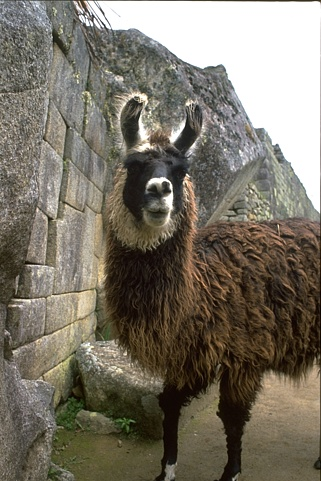
%> input picture 6046o.jpg, 321 x 481 px
$ octave --eval "result = kirschedge(imread('6046o.jpg'));"   (GNU Octave 9; MATLAB toolbox functions it lacks are replaced by stand-ins)
%> lines starting %> are read from the running program, lines starting %| are printed output that depends on the picture; in (x1, y1, x2, y2) boxes, pixels count from 0 and x2, y2 are one past the last pixel; in counts of white or black regions, pixels touching at a corner belong together; the program's own positions count from 1
%A FUNCTION TO DETECT EDGES IN THE IMAGE

function y=kirschedge(x)

    %x=double(x);


    g1=[5,5,5; -3,0,-3; -3,-3,-3];
    g2=[5,5,-3; 5,0,-3; -3,-3,-3];
    g3=[5,-3,-3; 5,0,-3; 5,-3,-3];
    g4=[-3,-3,-3; 5,0,-3; 5,5,-3];
    g5=[-3,-3,-3; -3,0,-3; 5,5,5];
    g6=[-3,-3,-3; -3,0,5;-3,5,5];
    g7=[-3,-3,5; -3,0,5;-3,-3,5];
    g8=[-3,5,5; -3,0,5;-3,-3,-3];


    x1=imfilter(x,g1,'replicate');
    x2=imfilter(x,g2,'replicate');
    x3=imfilter(x,g3,'replicate');
    x4=imfilter(x,g4,'replicate');
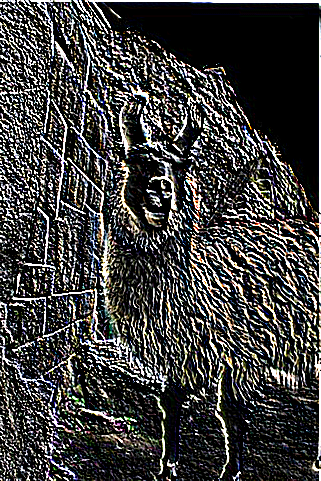
%> x4: size 481x321x3 uint8; mean R, G, B 62.6, 62, 61.2
    x5=imfilter(x,g5,'replicate');
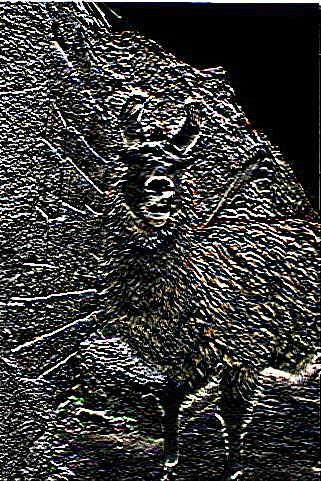
%> x5: size 481x321x3 uint8; mean R, G, B 55.1, 54.4, 53.4
    x6=imfilter(x,g6,'replicate');
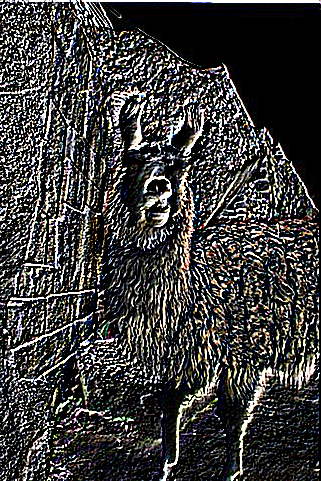
%> x6: size 481x321x3 uint8; mean R, G, B 60.8, 60, 59.1
    x7=imfilter(x,g7,'replicate');
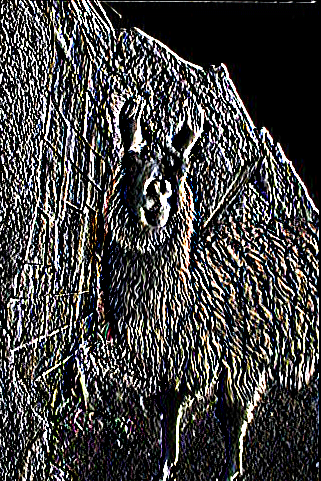
%> x7: size 481x321x3 uint8; mean R, G, B 66.5, 65.6, 65
    x8=imfilter(x,g8,'replicate');
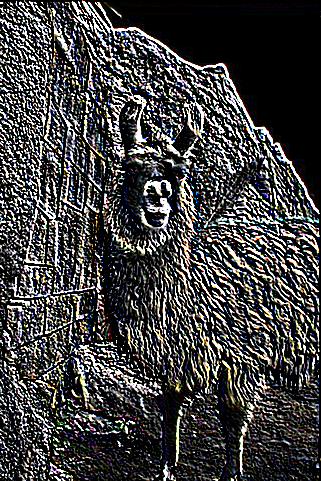
%> x8: size 481x321x3 uint8; mean R, G, B 65.3, 64.6, 64.4

    y1=max(x1,x2);
    y2=max(y1,x3);
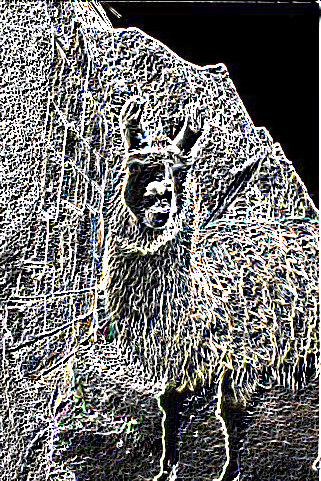
%> y2: size 481x321x3 uint8; mean R, G, B 109.5, 108.7, 108.1
    y3=max(y2,x4);
    y4=max(y3,x5);
    y5=max(y4,x6);
    y6=max(y5,x7);
    y7=max(y6,x8);
    y=y7;

    y = im2bw(y);
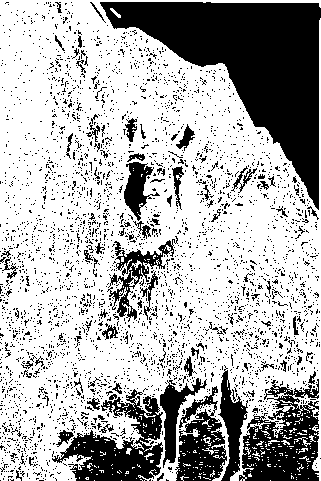
%> y: size 481x321 logical; 69% white; 3567 black regions (3470 under 20 px), largest, box (x1, y1, x2, y2) and area: (100, 2, 321, 210) 18123, (239, 379, 319, 481) 4668, (52, 389, 163, 481) 4451
    %figure, imagesc(uint8(y));colormap(gray);
    figure, imshow(y);
    title ('Kirsch Edge');
end
